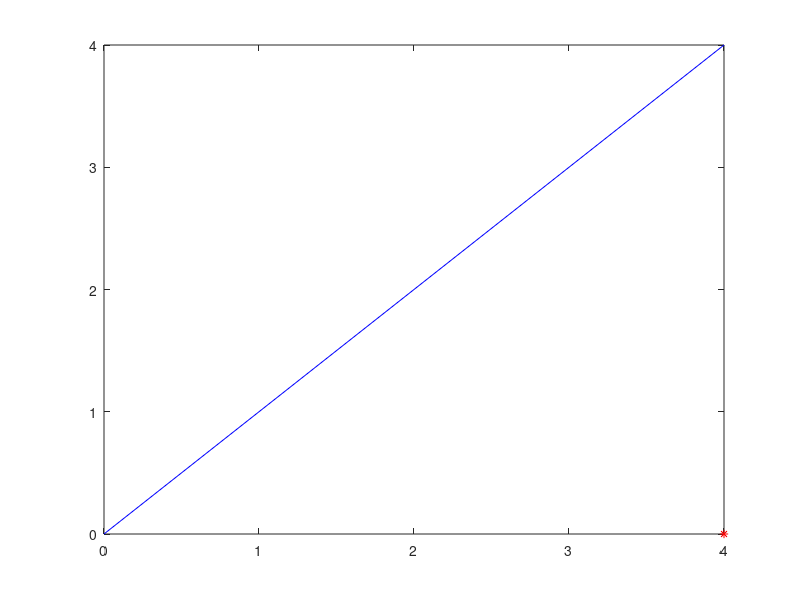

This figure's MATLAB source: (Note: this script raises an error after producing the figure.)
clear all
close all
clc

line_start = [0, 0]
line_end = [4, 4]
position = [4, 0]

plot([line_start(1), line_end(1)], [line_start(2), line_end(2)], 'b')
hold on
plot(position(1), position(2), 'r*')
hold on

closestpoint = FindClosestPointOnLine(position, line_start, line_end);
plot(closestpoint(1), closestpoint(2), 'g*')
distance = FindDistanceToClosestPoint(position, line_start, line_end)